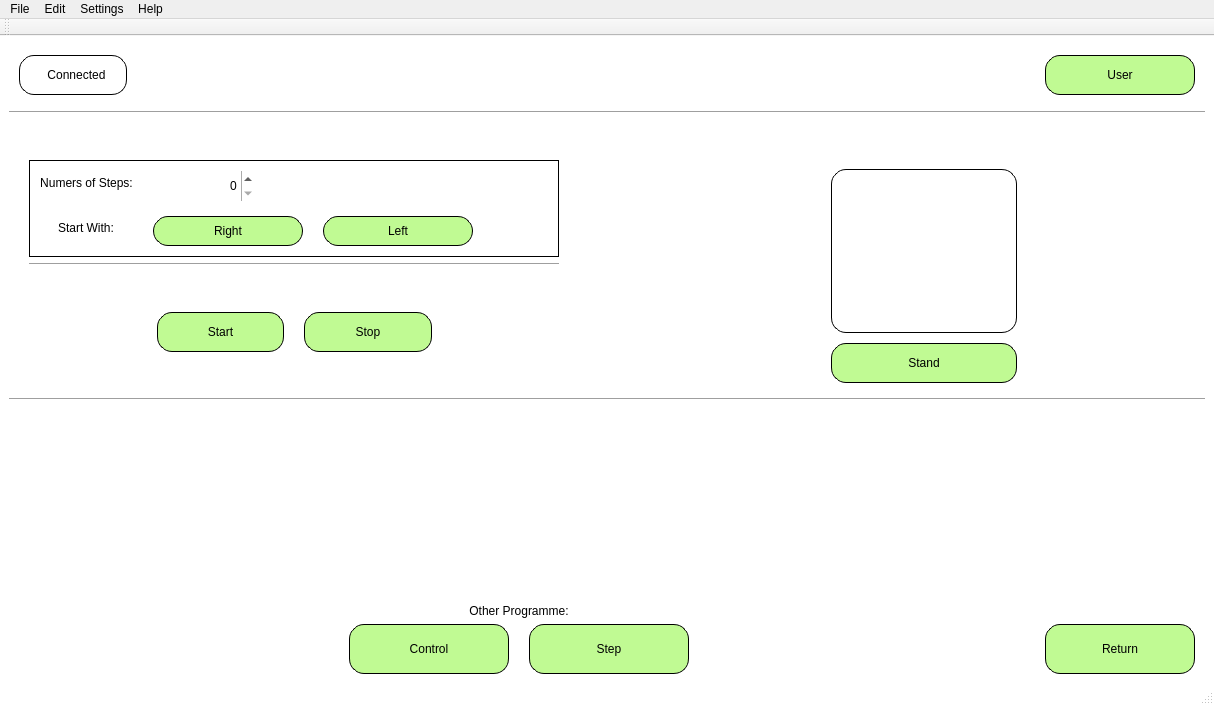
<?xml version="1.0" encoding="UTF-8"?>
<ui version="4.0">
 <class>WalkingWindow</class>
 <widget class="QMainWindow" name="WalkingWindow">
  <property name="geometry">
   <rect>
    <x>0</x>
    <y>0</y>
    <width>1214</width>
    <height>705</height>
   </rect>
  </property>
  <property name="windowTitle">
   <string>Training - Walking</string>
  </property>
  <property name="styleSheet">
   <string notr="true">QMainWindow{
	background-color: rgb(255, 255, 255);
}

QPushButton{
	border: 1px solid #000000;
	background-color: rgb(192, 250, 147);
	border-radius: 15px;
}

QLabel#Alice, QFrame#home{
	border: 1px solid #000000;
	border-radius: 15px;
}</string>
  </property>
  <widget class="QWidget" name="centralwidget">
   <property name="autoFillBackground">
    <bool>false</bool>
   </property>
   <layout class="QVBoxLayout" name="verticalLayout_2">
    <item>
     <layout class="QVBoxLayout" name="verticalLayout_4">
      <item>
       <widget class="QFrame" name="topFrame">
        <layout class="QHBoxLayout" name="horizontalLayout">
         <property name="sizeConstraint">
          <enum>QLayout::SetDefaultConstraint</enum>
         </property>
         <property name="leftMargin">
          <number>10</number>
         </property>
         <property name="topMargin">
          <number>10</number>
         </property>
         <property name="rightMargin">
          <number>10</number>
         </property>
         <property name="bottomMargin">
          <number>10</number>
         </property>
         <item>
          <widget class="QFrame" name="home">
           <layout class="QHBoxLayout" name="horizontalLayout_3">
            <property name="spacing">
             <number>10</number>
            </property>
            <property name="leftMargin">
             <number>10</number>
            </property>
            <property name="topMargin">
             <number>10</number>
            </property>
            <property name="rightMargin">
             <number>20</number>
            </property>
            <property name="bottomMargin">
             <number>10</number>
            </property>
            <item>
             <widget class="QLabel" name="label_2">
              <property name="frameShape">
               <enum>QFrame::NoFrame</enum>
              </property>
              <property name="text">
               <string>&lt;img src=&quot;:/img/logo.png&quot; width=&quot;50&quot;/&gt;</string>
              </property>
              <property name="textFormat">
               <enum>Qt::RichText</enum>
              </property>
              <property name="scaledContents">
               <bool>false</bool>
              </property>
              <property name="alignment">
               <set>Qt::AlignCenter</set>
              </property>
              <property name="wordWrap">
               <bool>false</bool>
              </property>
              <property name="margin">
               <number>6</number>
              </property>
             </widget>
            </item>
            <item>
             <widget class="QLabel" name="connectionLabel">
              <property name="text">
               <string>Connected</string>
              </property>
              <property name="alignment">
               <set>Qt::AlignCenter</set>
              </property>
             </widget>
            </item>
           </layout>
          </widget>
         </item>
         <item>
          <spacer name="horizontalSpacer">
           <property name="orientation">
            <enum>Qt::Horizontal</enum>
           </property>
           <property name="sizeHint" stdset="0">
            <size>
             <width>40</width>
             <height>20</height>
            </size>
           </property>
          </spacer>
         </item>
         <item>
          <widget class="QPushButton" name="userButton">
           <property name="sizePolicy">
            <sizepolicy hsizetype="Fixed" vsizetype="Minimum">
             <horstretch>0</horstretch>
             <verstretch>0</verstretch>
            </sizepolicy>
           </property>
           <property name="minimumSize">
            <size>
             <width>150</width>
             <height>40</height>
            </size>
           </property>
           <property name="maximumSize">
            <size>
             <width>300</width>
             <height>50</height>
            </size>
           </property>
           <property name="sizeIncrement">
            <size>
             <width>0</width>
             <height>0</height>
            </size>
           </property>
           <property name="baseSize">
            <size>
             <width>0</width>
             <height>0</height>
            </size>
           </property>
           <property name="text">
            <string>User</string>
           </property>
           <property name="iconSize">
            <size>
             <width>16</width>
             <height>16</height>
            </size>
           </property>
          </widget>
         </item>
        </layout>
       </widget>
      </item>
      <item>
       <widget class="Line" name="line">
        <property name="orientation">
         <enum>Qt::Horizontal</enum>
        </property>
       </widget>
      </item>
      <item>
       <layout class="QHBoxLayout" name="horizontalLayout_2">
        <item>
         <layout class="QVBoxLayout" name="verticalLayout_5">
          <property name="leftMargin">
           <number>20</number>
          </property>
          <property name="rightMargin">
           <number>20</number>
          </property>
          <item>
           <spacer name="verticalSpacer_3">
            <property name="orientation">
             <enum>Qt::Vertical</enum>
            </property>
            <property name="sizeHint" stdset="0">
             <size>
              <width>20</width>
              <height>40</height>
             </size>
            </property>
           </spacer>
          </item>
          <item>
           <widget class="QFrame" name="formFrame">
            <property name="frameShape">
             <enum>QFrame::Box</enum>
            </property>
            <layout class="QFormLayout" name="formLayout">
             <property name="labelAlignment">
              <set>Qt::AlignCenter</set>
             </property>
             <property name="formAlignment">
              <set>Qt::AlignHCenter|Qt::AlignTop</set>
             </property>
             <property name="horizontalSpacing">
              <number>20</number>
             </property>
             <property name="verticalSpacing">
              <number>15</number>
             </property>
             <property name="leftMargin">
              <number>10</number>
             </property>
             <property name="topMargin">
              <number>10</number>
             </property>
             <property name="rightMargin">
              <number>10</number>
             </property>
             <property name="bottomMargin">
              <number>10</number>
             </property>
             <item row="0" column="0">
              <widget class="QLabel" name="label_5">
               <property name="text">
                <string>&lt;html&gt;&lt;head/&gt;&lt;body&gt;&lt;p align=&quot;center&quot;&gt;Numers of Steps:&lt;/p&gt;&lt;/body&gt;&lt;/html&gt;</string>
               </property>
               <property name="scaledContents">
                <bool>true</bool>
               </property>
              </widget>
             </item>
             <item row="1" column="0">
              <widget class="QLabel" name="label_4">
               <property name="text">
                <string>&lt;html&gt;&lt;head/&gt;&lt;body&gt;&lt;p align=&quot;center&quot;&gt;Start With:&lt;/p&gt;&lt;/body&gt;&lt;/html&gt;</string>
               </property>
               <property name="scaledContents">
                <bool>true</bool>
               </property>
              </widget>
             </item>
             <item row="1" column="1">
              <layout class="QHBoxLayout" name="horizontalLayout_9">
               <property name="spacing">
                <number>20</number>
               </property>
               <item>
                <widget class="QPushButton" name="stepButton">
                 <property name="sizePolicy">
                  <sizepolicy hsizetype="Fixed" vsizetype="MinimumExpanding">
                   <horstretch>0</horstretch>
                   <verstretch>0</verstretch>
                  </sizepolicy>
                 </property>
                 <property name="minimumSize">
                  <size>
                   <width>150</width>
                   <height>30</height>
                  </size>
                 </property>
                 <property name="maximumSize">
                  <size>
                   <width>400</width>
                   <height>30</height>
                  </size>
                 </property>
                 <property name="sizeIncrement">
                  <size>
                   <width>0</width>
                   <height>0</height>
                  </size>
                 </property>
                 <property name="text">
                  <string>Right</string>
                 </property>
                 <property name="autoDefault">
                  <bool>false</bool>
                 </property>
                </widget>
               </item>
               <item>
                <widget class="QPushButton" name="pushButton_2">
                 <property name="sizePolicy">
                  <sizepolicy hsizetype="Fixed" vsizetype="Fixed">
                   <horstretch>0</horstretch>
                   <verstretch>0</verstretch>
                  </sizepolicy>
                 </property>
                 <property name="minimumSize">
                  <size>
                   <width>150</width>
                   <height>30</height>
                  </size>
                 </property>
                 <property name="maximumSize">
                  <size>
                   <width>400</width>
                   <height>30</height>
                  </size>
                 </property>
                 <property name="text">
                  <string>Left</string>
                 </property>
                </widget>
               </item>
               <item>
                <spacer name="horizontalSpacer_7">
                 <property name="orientation">
                  <enum>Qt::Horizontal</enum>
                 </property>
                 <property name="sizeHint" stdset="0">
                  <size>
                   <width>40</width>
                   <height>20</height>
                  </size>
                 </property>
                </spacer>
               </item>
              </layout>
             </item>
             <item row="0" column="1">
              <layout class="QHBoxLayout" name="horizontalLayout_10">
               <item>
                <widget class="QSpinBox" name="spinBox">
                 <property name="sizePolicy">
                  <sizepolicy hsizetype="Preferred" vsizetype="Preferred">
                   <horstretch>0</horstretch>
                   <verstretch>0</verstretch>
                  </sizepolicy>
                 </property>
                 <property name="minimumSize">
                  <size>
                   <width>100</width>
                   <height>30</height>
                  </size>
                 </property>
                 <property name="maximumSize">
                  <size>
                   <width>200</width>
                   <height>16777215</height>
                  </size>
                 </property>
                 <property name="frame">
                  <bool>false</bool>
                 </property>
                 <property name="alignment">
                  <set>Qt::AlignRight|Qt::AlignTrailing|Qt::AlignVCenter</set>
                 </property>
                </widget>
               </item>
               <item>
                <spacer name="horizontalSpacer_8">
                 <property name="orientation">
                  <enum>Qt::Horizontal</enum>
                 </property>
                 <property name="sizeHint" stdset="0">
                  <size>
                   <width>40</width>
                   <height>20</height>
                  </size>
                 </property>
                </spacer>
               </item>
              </layout>
             </item>
            </layout>
           </widget>
          </item>
          <item>
           <widget class="Line" name="line_3">
            <property name="orientation">
             <enum>Qt::Horizontal</enum>
            </property>
           </widget>
          </item>
          <item>
           <layout class="QHBoxLayout" name="horizontalLayout_5">
            <property name="spacing">
             <number>20</number>
            </property>
            <property name="topMargin">
             <number>40</number>
            </property>
            <item>
             <spacer name="horizontalSpacer_3">
              <property name="orientation">
               <enum>Qt::Horizontal</enum>
              </property>
              <property name="sizeType">
               <enum>QSizePolicy::Expanding</enum>
              </property>
              <property name="sizeHint" stdset="0">
               <size>
                <width>40</width>
                <height>20</height>
               </size>
              </property>
             </spacer>
            </item>
            <item>
             <widget class="QPushButton" name="pushButton_4">
              <property name="sizePolicy">
               <sizepolicy hsizetype="MinimumExpanding" vsizetype="MinimumExpanding">
                <horstretch>0</horstretch>
                <verstretch>0</verstretch>
               </sizepolicy>
              </property>
              <property name="minimumSize">
               <size>
                <width>100</width>
                <height>40</height>
               </size>
              </property>
              <property name="maximumSize">
               <size>
                <width>400</width>
                <height>50</height>
               </size>
              </property>
              <property name="text">
               <string>Start</string>
              </property>
             </widget>
            </item>
            <item>
             <widget class="QPushButton" name="pushButton_3">
              <property name="sizePolicy">
               <sizepolicy hsizetype="MinimumExpanding" vsizetype="MinimumExpanding">
                <horstretch>0</horstretch>
                <verstretch>0</verstretch>
               </sizepolicy>
              </property>
              <property name="minimumSize">
               <size>
                <width>100</width>
                <height>40</height>
               </size>
              </property>
              <property name="maximumSize">
               <size>
                <width>400</width>
                <height>50</height>
               </size>
              </property>
              <property name="text">
               <string>Stop</string>
              </property>
             </widget>
            </item>
            <item>
             <spacer name="horizontalSpacer_9">
              <property name="orientation">
               <enum>Qt::Horizontal</enum>
              </property>
              <property name="sizeHint" stdset="0">
               <size>
                <width>40</width>
                <height>20</height>
               </size>
              </property>
             </spacer>
            </item>
           </layout>
          </item>
          <item>
           <spacer name="verticalSpacer_6">
            <property name="orientation">
             <enum>Qt::Vertical</enum>
            </property>
            <property name="sizeHint" stdset="0">
             <size>
              <width>20</width>
              <height>40</height>
             </size>
            </property>
           </spacer>
          </item>
         </layout>
        </item>
        <item>
         <spacer name="horizontalSpacer_2">
          <property name="orientation">
           <enum>Qt::Horizontal</enum>
          </property>
          <property name="sizeType">
           <enum>QSizePolicy::Fixed</enum>
          </property>
          <property name="sizeHint" stdset="0">
           <size>
            <width>50</width>
            <height>10</height>
           </size>
          </property>
         </spacer>
        </item>
        <item>
         <widget class="QFrame" name="frame">
          <layout class="QVBoxLayout" name="verticalLayout">
           <property name="spacing">
            <number>10</number>
           </property>
           <property name="rightMargin">
            <number>1</number>
           </property>
           <item>
            <spacer name="verticalSpacer_5">
             <property name="orientation">
              <enum>Qt::Vertical</enum>
             </property>
             <property name="sizeType">
              <enum>QSizePolicy::Fixed</enum>
             </property>
             <property name="sizeHint" stdset="0">
              <size>
               <width>20</width>
               <height>40</height>
              </size>
             </property>
            </spacer>
           </item>
           <item>
            <layout class="QHBoxLayout" name="horizontalLayout_4">
             <item>
              <spacer name="horizontalSpacer_6">
               <property name="orientation">
                <enum>Qt::Horizontal</enum>
               </property>
               <property name="sizeHint" stdset="0">
                <size>
                 <width>40</width>
                 <height>20</height>
                </size>
               </property>
              </spacer>
             </item>
             <item>
              <widget class="QLabel" name="Alice">
               <property name="sizePolicy">
                <sizepolicy hsizetype="Expanding" vsizetype="Expanding">
                 <horstretch>0</horstretch>
                 <verstretch>0</verstretch>
                </sizepolicy>
               </property>
               <property name="maximumSize">
                <size>
                 <width>700</width>
                 <height>600</height>
                </size>
               </property>
               <property name="frameShape">
                <enum>QFrame::NoFrame</enum>
               </property>
               <property name="frameShadow">
                <enum>QFrame::Plain</enum>
               </property>
               <property name="lineWidth">
                <number>0</number>
               </property>
               <property name="text">
                <string>&lt;html&gt;&lt;head/&gt;&lt;body&gt;&lt;p align=&quot;center&quot;&gt;&lt;img src=&quot;:/img/steps.png&quot; width=&quot;200&quot;/&gt;&lt;/p&gt;&lt;/body&gt;&lt;/html&gt;</string>
               </property>
               <property name="scaledContents">
                <bool>true</bool>
               </property>
               <property name="alignment">
                <set>Qt::AlignCenter</set>
               </property>
               <property name="wordWrap">
                <bool>false</bool>
               </property>
               <property name="margin">
                <number>40</number>
               </property>
              </widget>
             </item>
             <item>
              <spacer name="horizontalSpacer_12">
               <property name="orientation">
                <enum>Qt::Horizontal</enum>
               </property>
               <property name="sizeHint" stdset="0">
                <size>
                 <width>40</width>
                 <height>20</height>
                </size>
               </property>
              </spacer>
             </item>
            </layout>
           </item>
           <item>
            <layout class="QHBoxLayout" name="horizontalLayout_11">
             <item>
              <spacer name="horizontalSpacer_10">
               <property name="orientation">
                <enum>Qt::Horizontal</enum>
               </property>
               <property name="sizeHint" stdset="0">
                <size>
                 <width>40</width>
                 <height>20</height>
                </size>
               </property>
              </spacer>
             </item>
             <item>
              <widget class="QPushButton" name="standButton">
               <property name="sizePolicy">
                <sizepolicy hsizetype="MinimumExpanding" vsizetype="Preferred">
                 <horstretch>0</horstretch>
                 <verstretch>0</verstretch>
                </sizepolicy>
               </property>
               <property name="minimumSize">
                <size>
                 <width>100</width>
                 <height>40</height>
                </size>
               </property>
               <property name="maximumSize">
                <size>
                 <width>400</width>
                 <height>50</height>
                </size>
               </property>
               <property name="text">
                <string>Stand</string>
               </property>
               <property name="autoDefault">
                <bool>false</bool>
               </property>
              </widget>
             </item>
             <item>
              <spacer name="horizontalSpacer_11">
               <property name="orientation">
                <enum>Qt::Horizontal</enum>
               </property>
               <property name="sizeHint" stdset="0">
                <size>
                 <width>40</width>
                 <height>20</height>
                </size>
               </property>
              </spacer>
             </item>
            </layout>
           </item>
          </layout>
         </widget>
        </item>
       </layout>
      </item>
      <item>
       <widget class="Line" name="line_2">
        <property name="orientation">
         <enum>Qt::Horizontal</enum>
        </property>
       </widget>
      </item>
      <item>
       <spacer name="verticalSpacer_7">
        <property name="orientation">
         <enum>Qt::Vertical</enum>
        </property>
        <property name="sizeHint" stdset="0">
         <size>
          <width>20</width>
          <height>40</height>
         </size>
        </property>
       </spacer>
      </item>
      <item>
       <layout class="QHBoxLayout" name="horizontalLayout_6">
        <item>
         <spacer name="horizontalSpacer_5">
          <property name="orientation">
           <enum>Qt::Horizontal</enum>
          </property>
          <property name="sizeHint" stdset="0">
           <size>
            <width>40</width>
            <height>20</height>
           </size>
          </property>
         </spacer>
        </item>
        <item>
         <layout class="QVBoxLayout" name="verticalLayout_7">
          <item>
           <spacer name="verticalSpacer_8">
            <property name="orientation">
             <enum>Qt::Vertical</enum>
            </property>
            <property name="sizeHint" stdset="0">
             <size>
              <width>20</width>
              <height>40</height>
             </size>
            </property>
           </spacer>
          </item>
          <item>
           <widget class="QLabel" name="label_3">
            <property name="maximumSize">
             <size>
              <width>16777215</width>
              <height>30</height>
             </size>
            </property>
            <property name="text">
             <string>&lt;html&gt;&lt;head/&gt;&lt;body&gt;&lt;p align=&quot;center&quot;&gt;Other Programme:&lt;/p&gt;&lt;/body&gt;&lt;/html&gt;</string>
            </property>
            <property name="scaledContents">
             <bool>true</bool>
            </property>
           </widget>
          </item>
          <item>
           <layout class="QHBoxLayout" name="horizontalLayout_7" stretch="0,0">
            <property name="spacing">
             <number>20</number>
            </property>
            <item>
             <widget class="QPushButton" name="controlWindowButton">
              <property name="sizePolicy">
               <sizepolicy hsizetype="MinimumExpanding" vsizetype="MinimumExpanding">
                <horstretch>0</horstretch>
                <verstretch>0</verstretch>
               </sizepolicy>
              </property>
              <property name="minimumSize">
               <size>
                <width>100</width>
                <height>40</height>
               </size>
              </property>
              <property name="maximumSize">
               <size>
                <width>400</width>
                <height>50</height>
               </size>
              </property>
              <property name="text">
               <string>Control</string>
              </property>
              <property name="autoDefault">
               <bool>false</bool>
              </property>
             </widget>
            </item>
            <item>
             <widget class="QPushButton" name="stepWindowButton">
              <property name="sizePolicy">
               <sizepolicy hsizetype="MinimumExpanding" vsizetype="MinimumExpanding">
                <horstretch>0</horstretch>
                <verstretch>0</verstretch>
               </sizepolicy>
              </property>
              <property name="minimumSize">
               <size>
                <width>100</width>
                <height>40</height>
               </size>
              </property>
              <property name="maximumSize">
               <size>
                <width>400</width>
                <height>50</height>
               </size>
              </property>
              <property name="text">
               <string>Step</string>
              </property>
              <property name="autoDefault">
               <bool>false</bool>
              </property>
             </widget>
            </item>
           </layout>
          </item>
         </layout>
        </item>
        <item>
         <spacer name="horizontalSpacer_4">
          <property name="orientation">
           <enum>Qt::Horizontal</enum>
          </property>
          <property name="sizeHint" stdset="0">
           <size>
            <width>40</width>
            <height>20</height>
           </size>
          </property>
         </spacer>
        </item>
        <item>
         <layout class="QVBoxLayout" name="verticalLayout_8">
          <property name="leftMargin">
           <number>10</number>
          </property>
          <property name="rightMargin">
           <number>10</number>
          </property>
          <item>
           <spacer name="verticalSpacer_2">
            <property name="orientation">
             <enum>Qt::Vertical</enum>
            </property>
            <property name="sizeHint" stdset="0">
             <size>
              <width>20</width>
              <height>40</height>
             </size>
            </property>
           </spacer>
          </item>
          <item>
           <widget class="QPushButton" name="returnButton">
            <property name="sizePolicy">
             <sizepolicy hsizetype="Fixed" vsizetype="MinimumExpanding">
              <horstretch>0</horstretch>
              <verstretch>0</verstretch>
             </sizepolicy>
            </property>
            <property name="minimumSize">
             <size>
              <width>150</width>
              <height>30</height>
             </size>
            </property>
            <property name="maximumSize">
             <size>
              <width>400</width>
              <height>50</height>
             </size>
            </property>
            <property name="text">
             <string>Return</string>
            </property>
           </widget>
          </item>
         </layout>
        </item>
       </layout>
      </item>
     </layout>
    </item>
   </layout>
  </widget>
  <widget class="QMenuBar" name="menubar">
   <property name="enabled">
    <bool>true</bool>
   </property>
   <property name="geometry">
    <rect>
     <x>0</x>
     <y>0</y>
     <width>1214</width>
     <height>22</height>
    </rect>
   </property>
   <widget class="QMenu" name="menuFile">
    <property name="title">
     <string>File</string>
    </property>
    <addaction name="actionnew"/>
    <addaction name="actionTraining_Log"/>
    <addaction name="separator"/>
    <addaction name="actionSave"/>
    <addaction name="actionSave_As"/>
   </widget>
   <widget class="QMenu" name="menuEdit">
    <property name="title">
     <string>Edit</string>
    </property>
    <widget class="QMenu" name="menuUser">
     <property name="title">
      <string>Change User...</string>
     </property>
     <addaction name="actionNew_User"/>
     <addaction name="actionLoad_User_2"/>
    </widget>
    <addaction name="actionCopy"/>
    <addaction name="actionPaste"/>
    <addaction name="actionCut"/>
    <addaction name="separator"/>
    <addaction name="actionDemo_2"/>
    <addaction name="menuUser"/>
    <addaction name="actionEdit_User"/>
   </widget>
   <widget class="QMenu" name="menuSettings">
    <property name="title">
     <string>Settings</string>
    </property>
    <addaction name="actionChange_settings"/>
    <addaction name="actionView"/>
   </widget>
   <widget class="QMenu" name="menuHelp_2">
    <property name="title">
     <string>Help</string>
    </property>
    <addaction name="action_6"/>
   </widget>
   <addaction name="menuFile"/>
   <addaction name="menuEdit"/>
   <addaction name="menuSettings"/>
   <addaction name="menuHelp_2"/>
  </widget>
  <widget class="QStatusBar" name="statusBar"/>
  <widget class="QToolBar" name="toolBar">
   <property name="windowTitle">
    <string>toolBar</string>
   </property>
   <attribute name="toolBarArea">
    <enum>TopToolBarArea</enum>
   </attribute>
   <attribute name="toolBarBreak">
    <bool>false</bool>
   </attribute>
  </widget>
  <action name="actionnew">
   <property name="text">
    <string>New Training</string>
   </property>
  </action>
  <action name="actionChange_settings">
   <property name="text">
    <string>Change params</string>
   </property>
  </action>
  <action name="actionView">
   <property name="text">
    <string>View params</string>
   </property>
  </action>
  <action name="action">
   <property name="text">
    <string>?</string>
   </property>
  </action>
  <action name="actionCopy">
   <property name="text">
    <string>Copy</string>
   </property>
  </action>
  <action name="actionPaste">
   <property name="text">
    <string>Paste</string>
   </property>
  </action>
  <action name="actionCut">
   <property name="text">
    <string>Cut</string>
   </property>
  </action>
  <action name="actionNew_User">
   <property name="text">
    <string>Create User</string>
   </property>
  </action>
  <action name="actionLoad_User">
   <property name="text">
    <string>Load User</string>
   </property>
  </action>
  <action name="actionDemo">
   <property name="text">
    <string>Demo</string>
   </property>
  </action>
  <action name="actionVisualize">
   <property name="text">
    <string>View log</string>
   </property>
  </action>
  <action name="actionDemo_2">
   <property name="text">
    <string>Demo</string>
   </property>
  </action>
  <action name="actionLoad_User_2">
   <property name="text">
    <string>Load User</string>
   </property>
  </action>
  <action name="actionSave">
   <property name="text">
    <string>Save</string>
   </property>
  </action>
  <action name="actionSave_As">
   <property name="text">
    <string>Save As...</string>
   </property>
  </action>
  <action name="action_6">
   <property name="text">
    <string>?</string>
   </property>
  </action>
  <action name="actionChange_User">
   <property name="text">
    <string>Change User...</string>
   </property>
  </action>
  <action name="actionDemo_3">
   <property name="text">
    <string>Demo</string>
   </property>
  </action>
  <action name="actionTraining_Log">
   <property name="text">
    <string>Training Log</string>
   </property>
  </action>
  <action name="actionEdit_User">
   <property name="text">
    <string>Edit User</string>
   </property>
  </action>
 </widget>
 <resources/>
 <connections/>
</ui>
